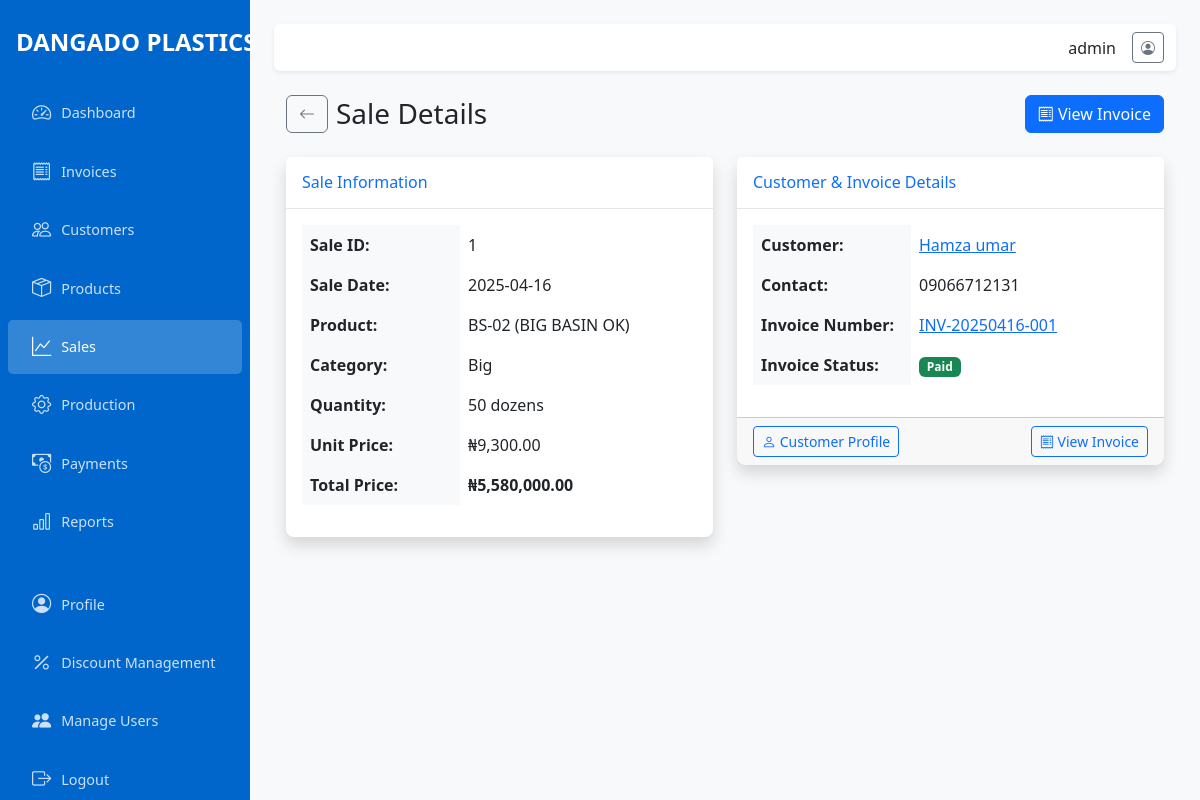
Screenshot of /sales/view/1 (signed in) with the database file from the repository.
### app/models.py (models this page shows, shortened)
class User(UserMixin, db.Model):
    id = db.Column(db.Integer, primary_key=True)
    username = db.Column(db.String(64), unique=True, nullable=False)
    email = db.Column(db.String(120), unique=True, nullable=False)
    password_hash = db.Column(db.String(128), nullable=False)
    is_admin = db.Column(db.Boolean, default=False)
    created_at = db.Column(db.DateTime, default=datetime.utcnow)

class Sale(db.Model):
    id = db.Column(db.Integer, primary_key=True)
    invoice_id = db.Column(db.Integer, db.ForeignKey('invoice.id'), nullable=False)
    customer_id = db.Column(db.Integer, db.ForeignKey('customer.id'), nullable=False)
    product_id = db.Column(db.Integer, db.ForeignKey('product.id'), nullable=False)
    quantity_sold = db.Column(db.Integer, nullable=False)  # In units
    unit_price = db.Column(db.Float, nullable=False)
    total_price = db.Column(db.Float, nullable=False)
    sale_date = db.Column(db.Date, default=datetime.utcnow)
    created_at = db.Column(db.DateTime, default=datetime.utcnow)

class Product(db.Model):
    id = db.Column(db.Integer, primary_key=True)
    product_name = db.Column(db.String(100), nullable=False)
    category = db.Column(db.String(50), default='Small')  # 'Big' or 'Small'
    price = db.Column(db.Float, nullable=False)
    stock_quantity = db.Column(db.Integer, default=0)  # In units (dozens * 12)
    created_at = db.Column(db.DateTime, default=datetime.utcnow)
    updated_at = db.Column(db.DateTime, default=datetime.utcnow, onupdate=datetime.utcnow)
    sales = db.relationship('Sale', backref='product', lazy=True)
    production_records = db.relationship('Production', backref='product', lazy=True)

class Customer(db.Model):
    id = db.Column(db.Integer, primary_key=True)
    name = db.Column(db.String(100), nullable=False)
    contact = db.Column(db.String(100))
    total_sales = db.Column(db.Float, default=0)
    created_at = db.Column(db.DateTime, default=datetime.utcnow)
    updated_at = db.Column(db.DateTime, default=datetime.utcnow, onupdate=datetime.utcnow)
    invoices = db.relationship('Invoice', backref='customer', lazy=True)
    sales = db.relationship('Sale', backref='customer', lazy=True)

class Invoice(db.Model):
    id = db.Column(db.Integer, primary_key=True)
    invoice_number = db.Column(db.String(20), unique=True, nullable=False)
    customer_id = db.Column(db.Integer, db.ForeignKey('customer.id'), nullable=False)
    invoice_date = db.Column(db.Date, default=datetime.utcnow)
    total_amount = db.Column(db.Float, default=0)
    notes = db.Column(db.Text)
    payment_status = db.Column(db.String(20), default='unpaid')  # 'paid', 'partial', 'unpaid'
    amount_paid = db.Column(db.Float, default=0)
    balance_due = db.Column(db.Float, default=0)
    created_at = db.Column(db.DateTime, default=datetime.utcnow)
    updated_at = db.Column(db.DateTime, default=datetime.utcnow, onupdate=datetime.utcnow)
    sales = db.relationship('Sale', backref='invoice', lazy=True)
    payments = db.relationship('Payment', backref='invoice', lazy=True)
    discount_records = db.relationship('DiscountTracking', backref='invoice', lazy=True)

### app/routes/sales.py (the view)
@sales.route('/sales/view/<int:id>')
@login_required
def view(id):
    sale = Sale.query.get_or_404(id)
    return render_template('sales/view.html', sale=sale)

### app/models.py (called while the page is built)
@login_manager.user_loader
def load_user(user_id):
    return User.query.get(int(user_id))

### app/templates/sales/view.html (shortened to what this page needs)
{% extends 'layout.html' %}
{% block content %}
<div class="container-fluid">
    <div class="d-flex align-items-center mb-4">
        <a href="{{ url_for('sales.index') }}" class="btn btn-outline-secondary me-2">
            <i class="bi bi-arrow-left"></i>
        </a>
        <h1 class="h3 mb-0">Sale Details</h1>
        <div class="ms-auto">
            <a href="{{ url_for('invoices.view', id=sale.invoice_id) }}" class="btn btn-primary">
                <i class="bi bi-receipt"></i> View Invoice
            </a>
        </div>
    </div>
    <div class="row">
        <div class="col-md-6">
            <div class="card shadow mb-4">
                <div class="card-header py-3">
                    <h6 class="m-0 font-weight-bold text-primary">Sale Information</h6>
                </div>
                <div class="card-body">
                    <table class="table table-borderless">
                        <tr>
                            <th width="40%">Sale ID:</th>
                            <td>{{ sale.id }}</td>
                        </tr>
                        <tr>
                            <th>Sale Date:</th>
                            <td>{{ sale.sale_date.strftime('%Y-%m-%d') }}</td>
                        </tr>
                        <tr>
                            <th>Product:</th>
                            <td>{{ sale.product.product_name }}</td>
                        </tr>
                        <tr>
                            <th>Category:</th>
                            <td>{{ sale.product.category }}</td>
                        </tr>
                        <tr>
                            <th>Quantity:</th>
                            <td>{{ sale.quantity_sold // 12 }} dozens</td>
                        </tr>
                        <tr>
                            <th>Unit Price:</th>
                            <td>₦{{ "{:,.2f}".format(sale.unit_price) }}</td>
                        </tr>
                        <tr>
                            <th>Total Price:</th>
                            <td><strong>₦{{ "{:,.2f}".format(sale.total_price) }}</strong></td>
                        </tr>
                    </table>
                </div>
            </div>
        </div>
        <div class="col-md-6">
            <div class="card shadow mb-4">
                <div class="card-header py-3">
                    <h6 class="m-0 font-weight-bold text-primary">Customer & Invoice Details</h6>
                </div>
                <div class="card-body">
                    <table class="table table-borderless">
                        <tr>
                            <th width="40%">Customer:</th>
                            <td>
                                <a href="{{ url_for('customers.view', id=sale.customer.id) }}">
                                    {{ sale.customer.name }}
                                </a>
                            </td>
                        </tr>
                        <tr>
                            <th>Contact:</th>
                            <td>{{ sale.customer.contact }}</td>
                        </tr>
                        <tr>
                            <th>Invoice Number:</th>
                            <td>
                                <a href="{{ url_for('invoices.view', id=sale.invoice.id) }}">
                                    {{ sale.invoice.invoice_number }}
                                </a>
                            </td>
                        </tr>
                        <tr>
                            <th>Invoice Status:</th>
                            <td>
                                <span class="badge {% if sale.invoice.payment_status == 'paid' %}bg-success{% elif sale.invoice.payment_status == 'partial' %}bg-warning{% else %}bg-danger{% endif %}">
                                    {{ sale.invoice.payment_status|title }}
                                </span>
                            </td>
                        </tr>
                    </table>
                </div>
                <div class="card-footer">
                    <div class="d-flex justify-content-between">
                        <a href="{{ url_for('customers.view', id=sale.customer.id) }}" class="btn btn-outline-primary btn-sm">
                            <i class="bi bi-person"></i> Customer Profile
                        </a>
                        <a href="{{ url_for('invoices.view', id=sale.invoice.id) }}" class="btn btn-outline-primary btn-sm">
                            <i class="bi bi-receipt"></i> View Invoice
                        </a>
                    </div>
                </div>
            </div>
        </div>
    </div>
</div>
{% endblock %}

### app/templates/layout.html (shortened to what this page needs)
<!DOCTYPE html>
<html lang="en">
<head>
    <link href="https://cdn.jsdelivr.net/npm/bootstrap@5.3.0-alpha1/dist/css/bootstrap.min.css" rel="stylesheet">
    <link href="https://cdn.jsdelivr.net/npm/bootstrap-icons@1.11.0/font/bootstrap-icons.css" rel="stylesheet">
</head>
<body>
    <div class="wrapper">
        <nav id="sidebar" class="sidebar">
            <div class="sidebar-header">
                <div class="navbar-brand">DANGADO PLASTICS</div>
            </div>
            <ul class="nav flex-column">
                <li class="nav-item">
                    <a href="{{ url_for('dashboard.index') }}" class="nav-link {% if request.endpoint == 'dashboard.index' %}active{% endif %}">
                        <i class="bi bi-speedometer2"></i> Dashboard
                    </a>
                </li>
                <li class="nav-item">
                    <a href="{{ url_for('invoices.index') }}" class="nav-link {% if 'invoices' in request.endpoint %}active{% endif %}">
                        <i class="bi bi-receipt"></i> Invoices
                    </a>
                </li>
                <li class="nav-item">
                    <a href="{{ url_for('customers.index') }}" class="nav-link {% if 'customers' in request.endpoint %}active{% endif %}">
                        <i class="bi bi-people"></i> Customers
                    </a>
                </li>
                <li class="nav-item">
                    <a href="{{ url_for('products.index') }}" class="nav-link {% if 'products' in request.endpoint %}active{% endif %}">
                        <i class="bi bi-box-seam"></i> Products
                    </a>
                </li>
                <li class="nav-item">
                    <a href="{{ url_for('sales.index') }}" class="nav-link {% if 'sales' in request.endpoint %}active{% endif %}">
                        <i class="bi bi-graph-up"></i> Sales
                    </a>
                </li>
                <li class="nav-item">
                    <a href="{{ url_for('production.index') }}" class="nav-link {% if 'production' in request.endpoint %}active{% endif %}">
                        <i class="bi bi-gear"></i> Production
                    </a>
                </li>
                <li class="nav-item">
                    <a href="{{ url_for('payments.index') }}" class="nav-link {% if 'payments' in request.endpoint %}active{% endif %}">
                        <i class="bi bi-cash-coin"></i> Payments
                    </a>
                </li>
                <li class="nav-item">
                    <a href="{{ url_for('reports.index') }}" class="nav-link {% if 'reports' in request.endpoint %}active{% endif %}">
                        <i class="bi bi-bar-chart"></i> Reports
                    </a>
                </li>
                <li class="nav-item mt-4">
                    <a href="{{ url_for('auth.profile') }}" class="nav-link {% if request.endpoint == 'auth.profile' %}active{% endif %}">
                        <i class="bi bi-person-circle"></i> Profile
                    </a>
                </li>
                {% if current_user.is_admin %}
                <li class="nav-item">
                    <a href="{{ url_for('discounts.index') }}" class="nav-link {% if 'discounts' in request.endpoint %}active{% endif %}">
                        <i class="bi bi-percent"></i> Discount Management
                    </a>
                </li>
                {% endif %}
                {% if current_user.is_admin %}
                <li class="nav-item">
                    <a href="{{ url_for('auth.user_list') }}" class="nav-link {% if request.endpoint == 'auth.user_list' %}active{% endif %}">
                        <i class="bi bi-people-fill"></i> Manage Users
                    </a>
                </li>
                {% endif %}
                <li class="nav-item">
                    <a href="{{ url_for('auth.logout') }}" class="nav-link">
                        <i class="bi bi-box-arrow-right"></i> Logout
                    </a>
                </li>
            </ul>
        </nav>
        <div class="main-content">
            <nav class="navbar navbar-expand-lg navbar-light bg-white shadow-sm mb-4 rounded">
                <div class="container-fluid">
                    <div class="ms-auto d-flex align-items-center">
                        <div class="me-3">
                            {{ current_user.username }}
                        </div>
                        <a href="{{ url_for('auth.profile') }}" class="btn btn-outline-secondary btn-sm">
                            <i class="bi bi-person-circle"></i>
                        </a>
                    </div>
                </div>
            </nav>
            {% block content %}{% endblock %}
        </div>
    </div>
</body>
</html>

### app/templates/layout.html (style rules this page uses)
:root { --primary-color: #0066cc; --secondary-color: #f8f9fa; --sidebar-width: 250px; }
body { font-family: 'Segoe UI', Arial, sans-serif; background-color: #f8f9fa; }
.sidebar { min-width: var(--sidebar-width); width: var(--sidebar-width); background-color: var(--primary-color); min-height: 100vh; position: fixed; transition: all 0.3s; z-index: 999; }
.sidebar .navbar-brand { color: white; padding: 1.5rem 1rem; font-size: 1.5rem; font-weight: bold; }
.sidebar .nav-link { color: rgba(255, 255, 255, 0.8); padding: 0.8rem 1.5rem; font-size: 0.9rem; display: flex; align-items: center; border-radius: 5px; margin: 2px 8px; }
.sidebar .nav-link.active { color: white; background-color: rgba(255, 255, 255, 0.2); }
.sidebar .nav-link i { margin-right: 10px; font-size: 1.2rem; }
.main-content { margin-left: var(--sidebar-width); padding: 1.5rem; transition: all 0.3s; }
.card { border: none; border-radius: 0.5rem; box-shadow: 0 0.125rem 0.25rem rgba(0, 0, 0, 0.075); margin-bottom: 1.5rem; }
.card-header { background-color: white; border-bottom: 1px solid rgba(0, 0, 0, 0.1); padding: 1rem; font-weight: 600; }
.table th { font-weight: 600; background-color: #f8f9fa; }

### rows the page displays
User: username "admin"
Sale: id "1", sale_date "2025-04-16", quantity_sold "50", unit_price "9,300.00", total_price "5,580,000.00"
Product: product.product_name "BS-02 (BIG BASIN OK)", product.category "Big"
Customer: customer.name "Hamza umar", customer.contact "09066712131"
Invoice: invoice.invoice_number "INV-20250416-001", invoice.payment_status "Paid"
